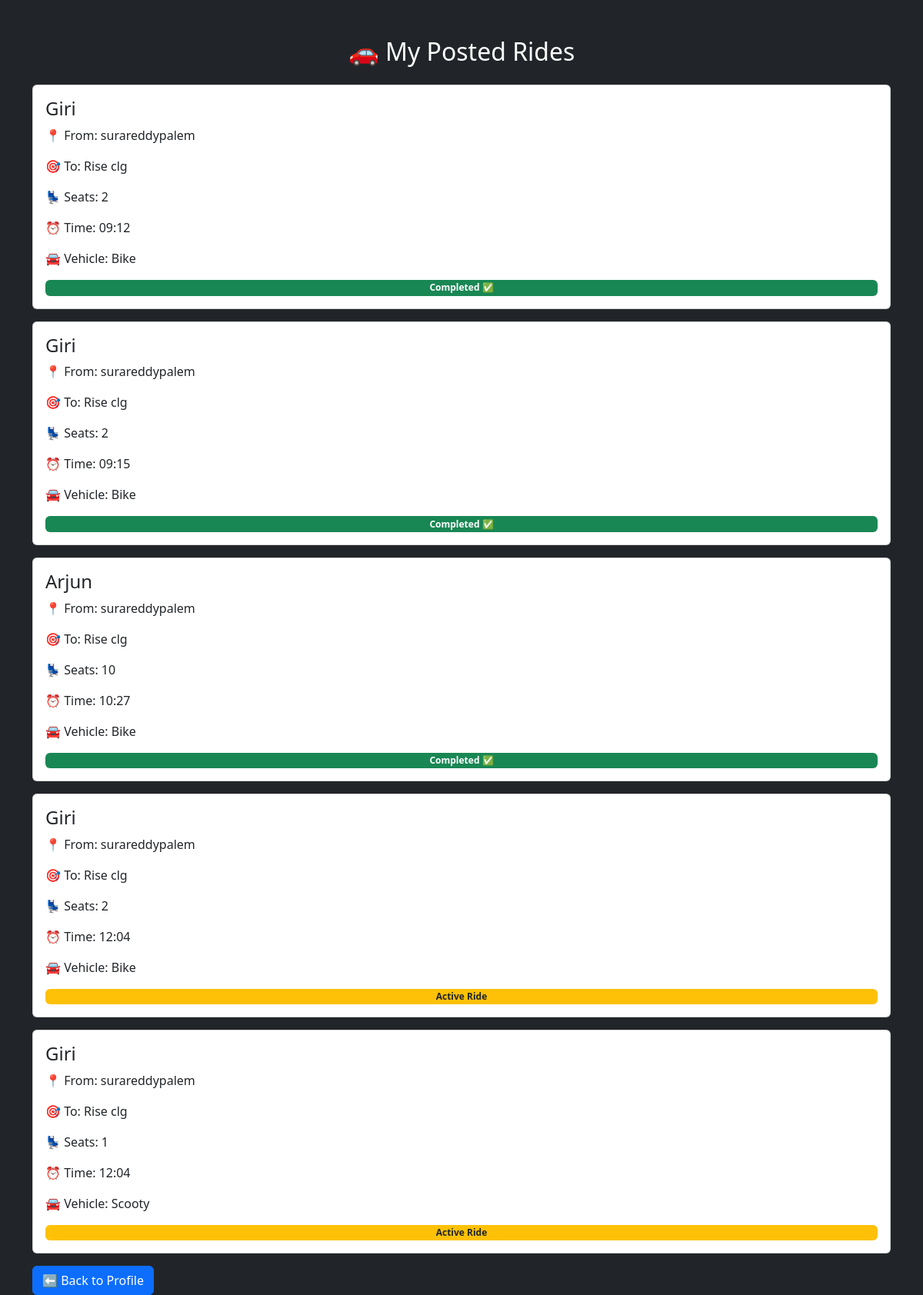
/myrides (signed in), run on the app's committed database.
### tables this page shows
CREATE TABLE rides (
    id INTEGER PRIMARY KEY AUTOINCREMENT,
    username TEXT,
    name TEXT,
    from_location TEXT,
    destination TEXT,
    seats INTEGER,
    time TEXT,
    vehicle TEXT,
    phone TEXT,
    rating INTEGER DEFAULT 0,
    completed INTEGER DEFAULT 0
);

### app.py (the view)
@app.route("/myrides")
def myrides():
    if "user" not in session:
        return redirect("/login")
    username = session["user"]
    conn = connect_db()
    cursor = conn.cursor()
    cursor.execute(
        "SELECT * FROM rides WHERE username=?",
        (username,)
    )
    rides = cursor.fetchall()
    conn.close()
    return render_template("myrides.html", rides=rides)

### app.py (called while the page is built)
def connect_db():
    return sqlite3.connect("rides.db")

### templates/myrides.html (shortened to what this page needs)
<!DOCTYPE html>
<html>
<head>
    <link href="https://cdn.jsdelivr.net/npm/bootstrap@5.3.3/dist/css/bootstrap.min.css" rel="stylesheet">
</head>
<body class="bg-dark">
<div class="container mt-5">
    <h2 class="text-center text-white mb-4">
        🚗 My Posted Rides
    </h2>
    {% if rides %}
        {% for ride in rides %}
        <div class="card p-3 mb-3">
            <h4>{{ ride[2] }}</h4>
            <p>📍 From: {{ ride[3] }}</p>
            <p>🎯 To: {{ ride[4] }}</p>
            <p>💺 Seats: {{ ride[5] }}</p>
            <p>⏰ Time: {{ ride[6] }}</p>
            <p>🚘 Vehicle: {{ ride[7] }}</p>
            {% if ride[10] == 1 %}
                <span class="badge bg-success">
                    Completed ✅
                </span>
            {% else %}
                <span class="badge bg-warning text-dark">
                    Active Ride
                </span>
            {% endif %}
        </div>
        {% endfor %}
    {% else %}
        <div class="alert alert-info">
            No rides posted yet.
        </div>
    {% endif %}
    <a href="/profile" class="btn btn-primary">
        ⬅ Back to Profile
    </a>
</div>
</body>
</html>

### data on the page
rides: name "Giri", from_location "surareddypalem", destination "Rise clg", seats "2", time "09:12", vehicle "Bike", completed "Completed ✅"
rides: name "Giri", from_location "surareddypalem", destination "Rise clg", seats "2", time "09:15", vehicle "Bike", completed "Completed ✅"
rides: name "Arjun", from_location "surareddypalem", destination "Rise clg", seats "10", time "10:27", vehicle "Bike", completed "Completed ✅"
rides: name "Giri", from_location "surareddypalem", destination "Rise clg", seats "2", time "12:04", vehicle "Bike", completed "Active Ride"
rides: name "Giri", from_location "surareddypalem", destination "Rise clg", seats "1", time "12:04", vehicle "Scooty", completed "Active Ride"
